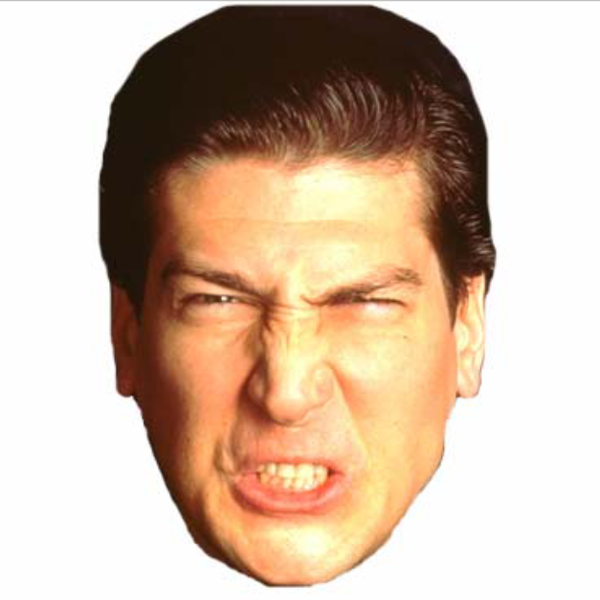
#> input picture images/set_1/angry_man.png, 600 x 600 px
$ python hybrid-imaging.py
#> lines starting #> are read from the running program, lines starting #| are printed output that depends on the picture
import cv2
import numpy as np


# Defining our low pass filter
def low_pass_filter(img):
    sigma_x = 0
    sigma_y = 0
    kernel_size = 21
    kernel_size = (kernel_size, kernel_size)
    return cv2.GaussianBlur(img, kernel_size, sigmaX=sigma_x, sigmaY=sigma_y)


# Defining our high pass filter + substracting the low frequencies form the image
def high_pass_filter(img):
    low_frequencies = low_pass_filter(img)
    return cv2.subtract(img, low_frequencies)


# Merging the low and the high frequencies together
def merge_frequencies(low_f, high_f):
    return cv2.add(low_f, high_f)


# Create window depending on the size of the picture
def show_image(img):
    height, width = img.shape[:2]
    title = 'Hybrid image'
    cv2.namedWindow(title, cv2.WINDOW_GUI_EXPANDED)
    cv2.moveWindow(title, 0, 0)
    cv2.resizeWindow(title, width, height)


    # Checking for user keyboard input:
    # + to enlarge the size of the picrue
    # - to reduce the size of the picrue
    # q to quit (stop the program)
    while True:
        cv2.imshow(title, img)
        key = cv2.waitKey(0)
        if key == ord('-'):
            width -= 5
            height -= 5
            cv2.resizeWindow(title, width, height)
        if key == ord('+'):
            width += 5
            height += 5
            cv2.resizeWindow(title, width, height)
        if key == ord('q'):
            break

    cv2.destroyAllWindows()


# Function to get the positions from user input
def warp_image(img_1, img_2):
    points_img_1 = []
    points_img_2 = []


    # Await l-mouse click input from user to select the cords and draw blue circles arround the selected spot
    # This function works only for img_1 and accepts only three inputs
    def click_img_1(event, x, y, flags, param):
        pos = len(points_img_1)
        if event == cv2.EVENT_LBUTTONDOWN and pos < 3:
            points_img_1.append((x, y))
            cv2.circle(img_1, points_img_1[pos], 10, (255, 0, 0), 2)
            cv2.imshow('img1', img_1)


    # Await l-mouse click input from user to select the cords and draw blue circles arround the selected spot
    # This function works only for img_2 and accepts only three inputs
    def click_img_2(event, x, y, flags, param):
        pos = len(points_img_2)
        if event == cv2.EVENT_LBUTTONDOWN and pos < 3:
            points_img_2.append((x, y))
            cv2.circle(img_2, points_img_2[pos], 10, (255, 0, 0), 2)
            cv2.imshow('img2', img_2)

    # Create a copy of the images
    img_1_copy = img_1.copy()
    img_2_copy = img_2.copy()

    # Name windows accordingly and set MousCallback on the specific windows
    cv2.namedWindow('img1')
    cv2.namedWindow('img2')
    cv2.setMouseCallback('img1', click_img_1)
    cv2.setMouseCallback('img2', click_img_2)

    # Calculate the affine transformation - Transform the second image to fit the selected cords
    while True:
        if len(points_img_1) == 3 and len(points_img_2) == 3:
            T_affine = cv2.getAffineTransform(np.float32(points_img_2), np.float32(points_img_1))
            img_2 = cv2.warpAffine(img_2_copy, T_affine, img_2_copy.shape[:2], borderValue=(255, 255, 255))
            points_img_1 = []
            points_img_2 = []
            img_1 = img_1_copy.copy()
            img_2_copy = img_2.copy()

        # Show images
        cv2.imshow('img1', img_1)
        cv2.imshow('img2', img_2)
        key = cv2.waitKey(10)
        if key == ord('\r'):
            cv2.destroyAllWindows()
            break

    return img_2


# Start of the program
def main():
    # Read the two images
    img_1 = cv2.imread('images/set_1/angry_man.png', cv2.IMREAD_COLOR)
#> img_1 is the input picture: shape (600, 600, 3); mean B, G, R 166, 185.3, 208
    img_2 = cv2.imread('images/set_1/woman.png', cv2.IMREAD_COLOR)
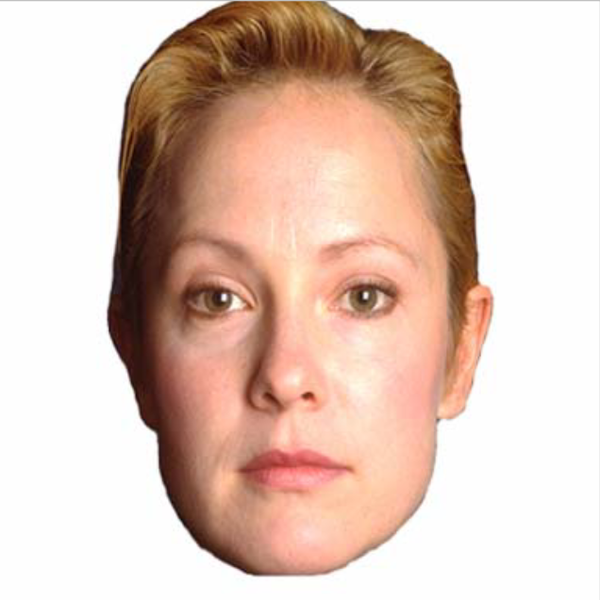
#> input picture images/set_1/woman.png, 600 x 600 px
#> img_2 is the input picture: shape (600, 600, 3); mean B, G, R 185.5, 197.9, 223.1

    # Resize the images to 600x600 pixel
    img_1 = cv2.resize(img_1, (600, 600))
    img_2 = cv2.resize(img_2, (600, 600))

    # Call wrap_image function to await position input from the user
    img_2 = warp_image(img_1.copy(), img_2.copy())
#> (key q is pressed here)

    # Extract the frequencies
    low_frequencies = low_pass_filter(img_1)
#> in low_pass_filter, `return cv2.GaussianBlur(img, kernel_size, sigmaX=sigma_x, sigmaY=sigma..`:
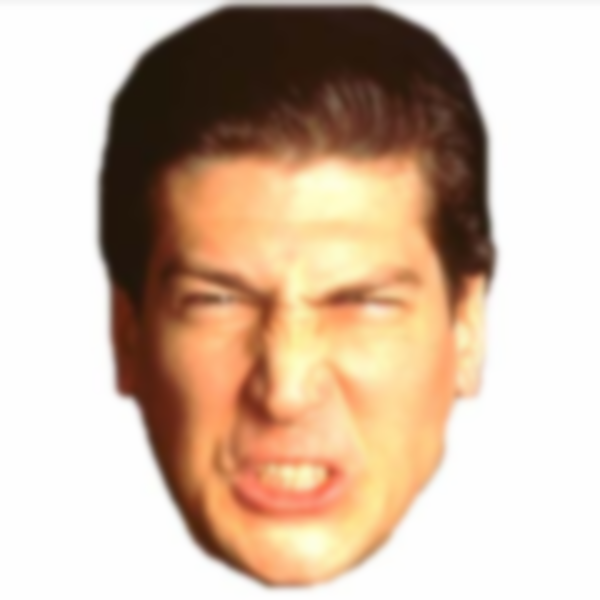
#> returned value: shape (600, 600, 3); mean of channels 0, 1, 2 166.1, 185.3, 208; drawn as B, G, R
    high_frequencies = high_pass_filter(img_2)
#> in low_pass_filter (call 2), `return cv2.GaussianBlur(img, kernel_size, sigmaX=sigma_x, sigmaY=sigma..`:
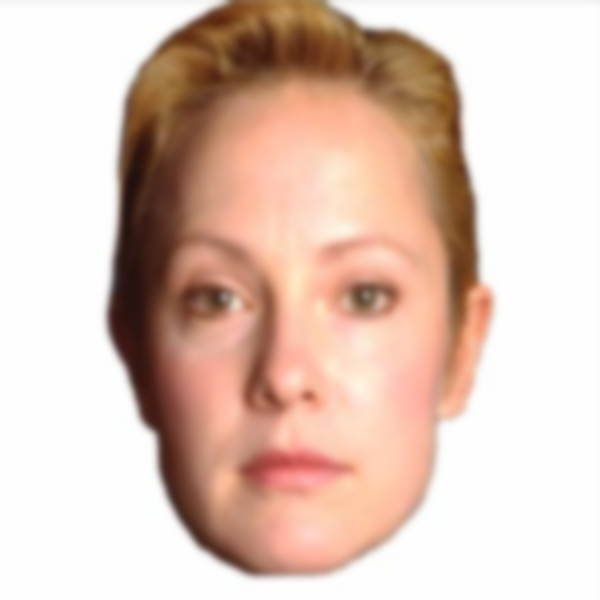
#> returned value: shape (600, 600, 3); mean of channels 0, 1, 2 185.5, 197.9, 223.1; drawn as B, G, R
#> in high_pass_filter, `return cv2.subtract(img, low_frequencies)`:
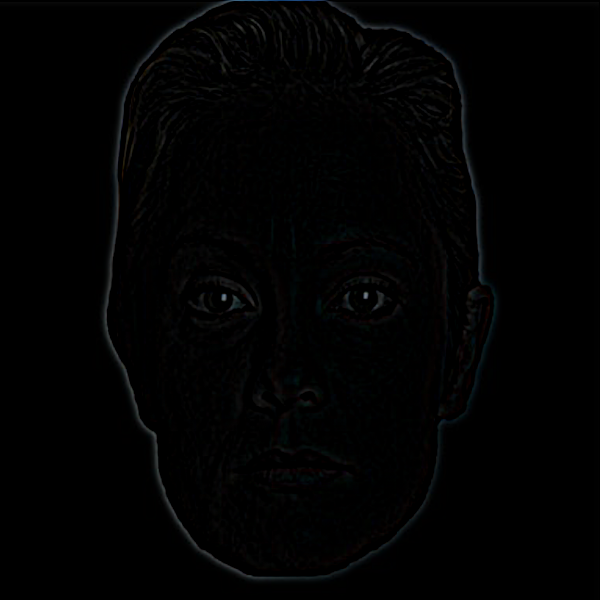
#> returned value: shape (600, 600, 3); mean of channels 0, 1, 2 1.9, 1.8, 1.7; drawn as B, G, R

    # Merge the low frequencies of img_1 together with the high_frequencies of img_2
    hybrid_image = merge_frequencies(low_frequencies, high_frequencies)

    # Show modified (calculated) image
    show_image(hybrid_image)
#> (key q is pressed here)


if __name__ == '__main__':
    main()
